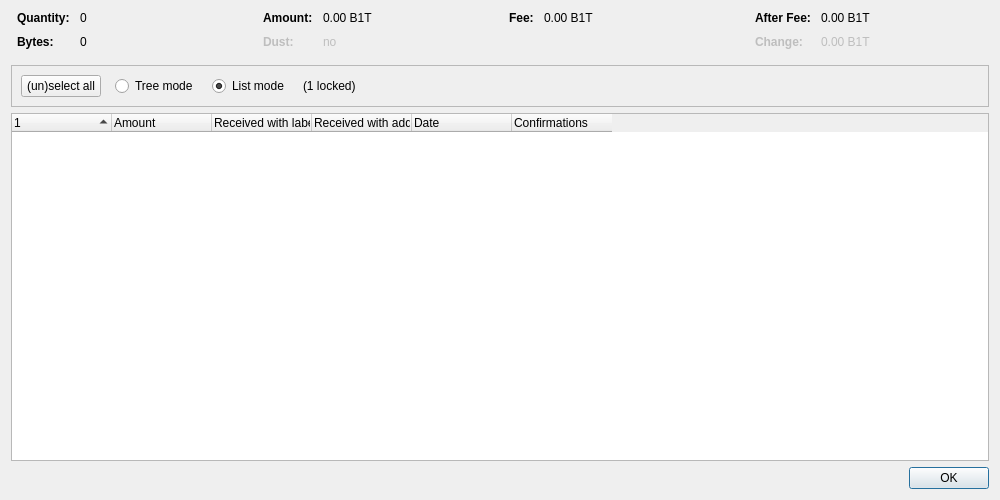
<?xml version="1.0" encoding="UTF-8"?>
<ui version="4.0">
 <class>CoinControlDialog</class>
 <widget class="QDialog" name="CoinControlDialog">
  <property name="geometry">
   <rect>
    <x>0</x>
    <y>0</y>
    <width>1000</width>
    <height>500</height>
   </rect>
  </property>
  <property name="windowTitle">
   <string>Coin Selection</string>
  </property>
  <layout class="QVBoxLayout" name="verticalLayout">
   <item>
    <layout class="QHBoxLayout" name="horizontalLayoutTop" stretch="0,0,0,0">
     <property name="topMargin">
      <number>0</number>
     </property>
     <property name="bottomMargin">
      <number>10</number>
     </property>
     <item>
      <layout class="QFormLayout" name="formLayoutCoinControl1">
       <property name="horizontalSpacing">
        <number>10</number>
       </property>
       <property name="verticalSpacing">
        <number>10</number>
       </property>
       <property name="leftMargin">
        <number>6</number>
       </property>
       <property name="rightMargin">
        <number>6</number>
       </property>
       <item row="0" column="0">
        <widget class="QLabel" name="labelCoinControlQuantityText">
         <property name="font">
          <font>
           <weight>75</weight>
           <bold>true</bold>
          </font>
         </property>
         <property name="text">
          <string>Quantity:</string>
         </property>
        </widget>
       </item>
       <item row="0" column="1">
        <widget class="QLabel" name="labelCoinControlQuantity">
         <property name="cursor">
          <cursorShape>IBeamCursor</cursorShape>
         </property>
         <property name="contextMenuPolicy">
          <enum>Qt::ActionsContextMenu</enum>
         </property>
         <property name="text">
          <string notr="true">0</string>
         </property>
         <property name="textInteractionFlags">
          <set>Qt::LinksAccessibleByMouse|Qt::TextSelectableByKeyboard|Qt::TextSelectableByMouse</set>
         </property>
        </widget>
       </item>
       <item row="1" column="0">
        <widget class="QLabel" name="labelCoinControlBytesText">
         <property name="font">
          <font>
           <weight>75</weight>
           <bold>true</bold>
          </font>
         </property>
         <property name="text">
          <string>Bytes:</string>
         </property>
        </widget>
       </item>
       <item row="1" column="1">
        <widget class="QLabel" name="labelCoinControlBytes">
         <property name="cursor">
          <cursorShape>IBeamCursor</cursorShape>
         </property>
         <property name="contextMenuPolicy">
          <enum>Qt::ActionsContextMenu</enum>
         </property>
         <property name="text">
          <string notr="true">0</string>
         </property>
         <property name="textInteractionFlags">
          <set>Qt::LinksAccessibleByMouse|Qt::TextSelectableByKeyboard|Qt::TextSelectableByMouse</set>
         </property>
        </widget>
       </item>
      </layout>
     </item>
     <item>
      <layout class="QFormLayout" name="formLayoutCoinControl2">
       <property name="horizontalSpacing">
        <number>10</number>
       </property>
       <property name="verticalSpacing">
        <number>10</number>
       </property>
       <property name="leftMargin">
        <number>6</number>
       </property>
       <property name="rightMargin">
        <number>6</number>
       </property>
       <item row="0" column="0">
        <widget class="QLabel" name="labelCoinControlAmountText">
         <property name="font">
          <font>
           <weight>75</weight>
           <bold>true</bold>
          </font>
         </property>
         <property name="text">
          <string>Amount:</string>
         </property>
        </widget>
       </item>
       <item row="0" column="1">
        <widget class="QLabel" name="labelCoinControlAmount">
         <property name="cursor">
          <cursorShape>IBeamCursor</cursorShape>
         </property>
         <property name="contextMenuPolicy">
          <enum>Qt::ActionsContextMenu</enum>
         </property>
         <property name="text">
          <string notr="true">0.00 B1T</string>
         </property>
         <property name="textInteractionFlags">
          <set>Qt::LinksAccessibleByMouse|Qt::TextSelectableByKeyboard|Qt::TextSelectableByMouse</set>
         </property>
        </widget>
       </item>
       <item row="1" column="0">
        <widget class="QLabel" name="labelCoinControlLowOutputText">
         <property name="enabled">
          <bool>false</bool>
         </property>
         <property name="font">
          <font>
           <weight>75</weight>
           <bold>true</bold>
          </font>
         </property>
         <property name="text">
          <string>Dust:</string>
         </property>
        </widget>
       </item>
       <item row="1" column="1">
        <widget class="QLabel" name="labelCoinControlLowOutput">
         <property name="enabled">
          <bool>false</bool>
         </property>
         <property name="cursor">
          <cursorShape>IBeamCursor</cursorShape>
         </property>
         <property name="contextMenuPolicy">
          <enum>Qt::ActionsContextMenu</enum>
         </property>
         <property name="text">
          <string notr="true">no</string>
         </property>
         <property name="textInteractionFlags">
          <set>Qt::LinksAccessibleByMouse|Qt::TextSelectableByKeyboard|Qt::TextSelectableByMouse</set>
         </property>
        </widget>
       </item>
      </layout>
     </item>
     <item>
      <layout class="QFormLayout" name="formLayoutCoinControl3">
       <property name="horizontalSpacing">
        <number>10</number>
       </property>
       <property name="verticalSpacing">
        <number>10</number>
       </property>
       <property name="leftMargin">
        <number>6</number>
       </property>
       <property name="rightMargin">
        <number>6</number>
       </property>
       <item row="0" column="0">
        <widget class="QLabel" name="labelCoinControlFeeText">
         <property name="font">
          <font>
           <weight>75</weight>
           <bold>true</bold>
          </font>
         </property>
         <property name="text">
          <string>Fee:</string>
         </property>
        </widget>
       </item>
       <item row="0" column="1">
        <widget class="QLabel" name="labelCoinControlFee">
         <property name="cursor">
          <cursorShape>IBeamCursor</cursorShape>
         </property>
         <property name="contextMenuPolicy">
          <enum>Qt::ActionsContextMenu</enum>
         </property>
         <property name="text">
          <string notr="true">0.00 B1T</string>
         </property>
         <property name="textInteractionFlags">
          <set>Qt::LinksAccessibleByMouse|Qt::TextSelectableByKeyboard|Qt::TextSelectableByMouse</set>
         </property>
        </widget>
       </item>
      </layout>
     </item>
     <item>
      <layout class="QFormLayout" name="formLayoutCoinControl4">
       <property name="horizontalSpacing">
        <number>10</number>
       </property>
       <property name="verticalSpacing">
        <number>10</number>
       </property>
       <property name="leftMargin">
        <number>6</number>
       </property>
       <property name="rightMargin">
        <number>6</number>
       </property>
       <item row="0" column="0">
        <widget class="QLabel" name="labelCoinControlAfterFeeText">
         <property name="font">
          <font>
           <weight>75</weight>
           <bold>true</bold>
          </font>
         </property>
         <property name="text">
          <string>After Fee:</string>
         </property>
        </widget>
       </item>
       <item row="0" column="1">
        <widget class="QLabel" name="labelCoinControlAfterFee">
         <property name="cursor">
          <cursorShape>IBeamCursor</cursorShape>
         </property>
         <property name="contextMenuPolicy">
          <enum>Qt::ActionsContextMenu</enum>
         </property>
         <property name="text">
          <string notr="true">0.00 B1T</string>
         </property>
         <property name="textInteractionFlags">
          <set>Qt::LinksAccessibleByMouse|Qt::TextSelectableByKeyboard|Qt::TextSelectableByMouse</set>
         </property>
        </widget>
       </item>
       <item row="1" column="0">
        <widget class="QLabel" name="labelCoinControlChangeText">
         <property name="enabled">
          <bool>false</bool>
         </property>
         <property name="font">
          <font>
           <weight>75</weight>
           <bold>true</bold>
          </font>
         </property>
         <property name="text">
          <string>Change:</string>
         </property>
        </widget>
       </item>
       <item row="1" column="1">
        <widget class="QLabel" name="labelCoinControlChange">
         <property name="enabled">
          <bool>false</bool>
         </property>
         <property name="cursor">
          <cursorShape>IBeamCursor</cursorShape>
         </property>
         <property name="contextMenuPolicy">
          <enum>Qt::ActionsContextMenu</enum>
         </property>
         <property name="text">
          <string notr="true">0.00 B1T</string>
         </property>
         <property name="textInteractionFlags">
          <set>Qt::LinksAccessibleByMouse|Qt::TextSelectableByKeyboard|Qt::TextSelectableByMouse</set>
         </property>
        </widget>
       </item>
      </layout>
     </item>
    </layout>
   </item>
   <item>
    <widget class="QFrame" name="frame">
     <property name="minimumSize">
      <size>
       <width>0</width>
       <height>40</height>
      </size>
     </property>
     <property name="frameShape">
      <enum>QFrame::StyledPanel</enum>
     </property>
     <property name="frameShadow">
      <enum>QFrame::Sunken</enum>
     </property>
     <layout class="QHBoxLayout" name="horizontalLayout">
      <item>
       <layout class="QHBoxLayout" name="horizontalLayoutPanel" stretch="0,0,0,0,0">
        <property name="spacing">
         <number>14</number>
        </property>
        <item>
         <widget class="QPushButton" name="pushButtonSelectAll">
          <property name="sizePolicy">
           <sizepolicy hsizetype="Maximum" vsizetype="Fixed">
            <horstretch>0</horstretch>
            <verstretch>0</verstretch>
           </sizepolicy>
          </property>
          <property name="text">
           <string>(un)select all</string>
          </property>
          <property name="autoDefault">
           <bool>false</bool>
          </property>
         </widget>
        </item>
        <item>
         <widget class="QRadioButton" name="radioTreeMode">
          <property name="sizePolicy">
           <sizepolicy hsizetype="Maximum" vsizetype="Fixed">
            <horstretch>0</horstretch>
            <verstretch>0</verstretch>
           </sizepolicy>
          </property>
          <property name="text">
           <string>Tree mode</string>
          </property>
         </widget>
        </item>
        <item>
         <widget class="QRadioButton" name="radioListMode">
          <property name="sizePolicy">
           <sizepolicy hsizetype="Maximum" vsizetype="Fixed">
            <horstretch>0</horstretch>
            <verstretch>0</verstretch>
           </sizepolicy>
          </property>
          <property name="text">
           <string>List mode</string>
          </property>
          <property name="checked">
           <bool>true</bool>
          </property>
         </widget>
        </item>
        <item>
         <widget class="QLabel" name="labelLocked">
          <property name="text">
           <string notr="true">(1 locked)</string>
          </property>
         </widget>
        </item>
        <item>
         <spacer name="horizontalSpacer">
          <property name="orientation">
           <enum>Qt::Horizontal</enum>
          </property>
          <property name="sizeHint" stdset="0">
           <size>
            <width>40</width>
            <height>20</height>
           </size>
          </property>
         </spacer>
        </item>
       </layout>
      </item>
     </layout>
    </widget>
   </item>
   <item>
    <widget class="CoinControlTreeWidget" name="treeWidget">
     <property name="contextMenuPolicy">
      <enum>Qt::CustomContextMenu</enum>
     </property>
     <property name="sortingEnabled">
      <bool>false</bool>
     </property>
     <property name="columnCount">
      <number>6</number>
     </property>
     <attribute name="headerShowSortIndicator" stdset="0">
      <bool>true</bool>
     </attribute>
     <attribute name="headerStretchLastSection">
      <bool>false</bool>
     </attribute>
     <column>
      <property name="text">
       <string/>
      </property>
     </column>
     <column>
      <property name="text">
       <string>Amount</string>
      </property>
     </column>
     <column>
      <property name="text">
       <string>Received with label</string>
      </property>
     </column>
     <column>
      <property name="text">
       <string>Received with address</string>
      </property>
     </column>
     <column>
      <property name="text">
       <string>Date</string>
      </property>
     </column>
     <column>
      <property name="text">
       <string>Confirmations</string>
      </property>
      <property name="toolTip">
       <string>Confirmed</string>
      </property>
     </column>
     <column>
      <property name="text">
       <string/>
      </property>
     </column>
     <column>
      <property name="text">
       <string/>
      </property>
     </column>
     <column>
      <property name="text">
       <string/>
      </property>
     </column>
     <column>
      <property name="text">
       <string/>
      </property>
     </column>
    </widget>
   </item>
   <item>
    <widget class="QDialogButtonBox" name="buttonBox">
     <property name="orientation">
      <enum>Qt::Horizontal</enum>
     </property>
     <property name="standardButtons">
      <set>QDialogButtonBox::Ok</set>
     </property>
    </widget>
   </item>
  </layout>
 </widget>
 <customwidgets>
  <customwidget>
   <class>CoinControlTreeWidget</class>
   <extends>QTreeWidget</extends>
   <header>qt/coincontroltreewidget.h</header>
  </customwidget>
 </customwidgets>
 <resources/>
 <connections/>
</ui>
